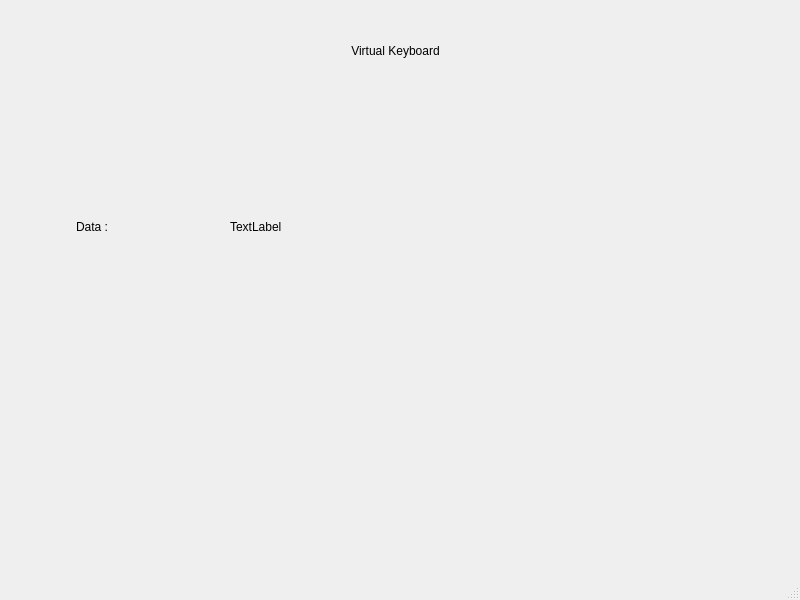
<?xml version="1.0" encoding="UTF-8"?>
<ui version="4.0">
 <class>MainWindow</class>
 <widget class="QMainWindow" name="MainWindow">
  <property name="geometry">
   <rect>
    <x>0</x>
    <y>0</y>
    <width>800</width>
    <height>600</height>
   </rect>
  </property>
  <property name="windowTitle">
   <string>MainWindow</string>
  </property>
  <widget class="QWidget" name="centralwidget">
   <widget class="QLabel" name="label">
    <property name="geometry">
     <rect>
      <x>140</x>
      <y>30</y>
      <width>511</width>
      <height>41</height>
     </rect>
    </property>
    <property name="text">
     <string>Virtual Keyboard</string>
    </property>
    <property name="alignment">
     <set>Qt::AlignCenter</set>
    </property>
   </widget>
   <widget class="QLabel" name="label_2">
    <property name="geometry">
     <rect>
      <x>76</x>
      <y>206</y>
      <width>111</width>
      <height>41</height>
     </rect>
    </property>
    <property name="text">
     <string>Data :</string>
    </property>
   </widget>
   <widget class="QLabel" name="label_Data">
    <property name="geometry">
     <rect>
      <x>230</x>
      <y>206</y>
      <width>431</width>
      <height>41</height>
     </rect>
    </property>
    <property name="text">
     <string>TextLabel</string>
    </property>
   </widget>
  </widget>
  <widget class="QMenuBar" name="menubar">
   <property name="geometry">
    <rect>
     <x>0</x>
     <y>0</y>
     <width>800</width>
     <height>22</height>
    </rect>
   </property>
  </widget>
  <widget class="QStatusBar" name="statusbar"/>
 </widget>
 <resources/>
 <connections/>
</ui>
